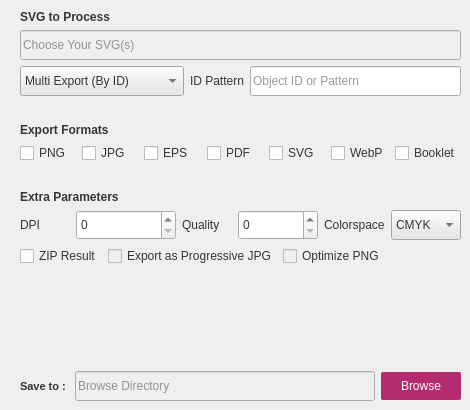
     <widget class="QWidget" name="MainSetting">
      <property name="styleSheet">
       <string notr="true">color: rgb(53, 53, 53);</string>
      </property>
      <attribute name="title">
       <string>Main Setting</string>
      </attribute>
      <widget class="QWidget" name="layoutWidget">
       <property name="geometry">
        <rect>
         <x>20</x>
         <y>10</y>
         <width>441</width>
         <height>391</height>
        </rect>
       </property>
       <layout class="QVBoxLayout" name="wrapper_main">
        <item>
         <spacer name="verticalSpacer">
          <property name="orientation">
           <enum>Qt::Vertical</enum>
          </property>
          <property name="sizeHint" stdset="0">
           <size>
            <width>17</width>
            <height>13</height>
           </size>
          </property>
         </spacer>
        </item>
        <item>
         <layout class="QVBoxLayout" name="wrapper_svg">
          <item>
           <widget class="QLabel" name="label_svgprocess">
            <property name="font">
             <font>
              <weight>75</weight>
              <bold>true</bold>
             </font>
            </property>
            <property name="styleSheet">
             <string notr="true">color: rgb(53, 53, 53);</string>
            </property>
            <property name="text">
             <string>SVG to Process</string>
            </property>
           </widget>
          </item>
          <item>
           <widget class="QLineEdit" name="field_svginput">
            <property name="enabled">
             <bool>false</bool>
            </property>
            <property name="minimumSize">
             <size>
              <width>0</width>
              <height>30</height>
             </size>
            </property>
            <property name="autoFillBackground">
             <bool>false</bool>
            </property>
            <property name="placeholderText">
             <string>Choose Your SVG(s)</string>
            </property>
           </widget>
          </item>
          <item>
           <layout class="QHBoxLayout" name="wrapper_idpattern">
            <item>
             <widget class="QComboBox" name="combo_export_mode">
              <property name="minimumSize">
               <size>
                <width>0</width>
                <height>30</height>
               </size>
              </property>
              <property name="palette">
               <palette>
                <active>
                 <colorrole role="WindowText">
                  <brush brushstyle="SolidPattern">
                   <color alpha="255">
                    <red>53</red>
                    <green>53</green>
                    <blue>53</blue>
                   </color>
                  </brush>
                 </colorrole>
                 <colorrole role="Button">
                  <brush brushstyle="SolidPattern">
                   <color alpha="255">
                    <red>229</red>
                    <green>229</green>
                    <blue>229</blue>
                   </color>
                  </brush>
                 </colorrole>
                 <colorrole role="Text">
                  <brush brushstyle="SolidPattern">
                   <color alpha="255">
                    <red>53</red>
                    <green>53</green>
                    <blue>53</blue>
                   </color>
                  </brush>
                 </colorrole>
                 <colorrole role="ButtonText">
                  <brush brushstyle="SolidPattern">
                   <color alpha="255">
                    <red>53</red>
                    <green>53</green>
                    <blue>53</blue>
                   </color>
                  </brush>
                 </colorrole>
                 <colorrole role="Base">
                  <brush brushstyle="SolidPattern">
                   <color alpha="255">
                    <red>229</red>
                    <green>229</green>
                    <blue>229</blue>
                   </color>
                  </brush>
                 </colorrole>
                 <colorrole role="Window">
                  <brush brushstyle="SolidPattern">
                   <color alpha="255">
                    <red>229</red>
                    <green>229</green>
                    <blue>229</blue>
                   </color>
                  </brush>
                 </colorrole>
                 <colorrole role="PlaceholderText">
                  <brush brushstyle="NoBrush">
                   <color alpha="128">
                    <red>53</red>
                    <green>53</green>
                    <blue>53</blue>
                   </color>
                  </brush>
                 </colorrole>
                </active>
                <inactive>
                 <colorrole role="WindowText">
                  <brush brushstyle="SolidPattern">
                   <color alpha="255">
                    <red>53</red>
                    <green>53</green>
                    <blue>53</blue>
                   </color>
                  </brush>
                 </colorrole>
                 <colorrole role="Button">
                  <brush brushstyle="SolidPattern">
                   <color alpha="255">
                    <red>229</red>
                    <green>229</green>
                    <blue>229</blue>
                   </color>
                  </brush>
                 </colorrole>
                 <colorrole role="Text">
                  <brush brushstyle="SolidPattern">
                   <color alpha="255">
                    <red>53</red>
                    <green>53</green>
                    <blue>53</blue>
                   </color>
                  </brush>
                 </colorrole>
                 <colorrole role="ButtonText">
                  <brush brushstyle="SolidPattern">
                   <color alpha="255">
                    <red>53</red>
                    <green>53</green>
                    <blue>53</blue>
                   </color>
                  </brush>
                 </colorrole>
                 <colorrole role="Base">
                  <brush brushstyle="SolidPattern">
                   <color alpha="255">
                    <red>229</red>
                    <green>229</green>
                    <blue>229</blue>
                   </color>
                  </brush>
                 </colorrole>
                 <colorrole role="Window">
                  <brush brushstyle="SolidPattern">
                   <color alpha="255">
                    <red>229</red>
                    <green>229</green>
                    <blue>229</blue>
                   </color>
                  </brush>
                 </colorrole>
                 <colorrole role="PlaceholderText">
                  <brush brushstyle="NoBrush">
                   <color alpha="128">
                    <red>53</red>
                    <green>53</green>
                    <blue>53</blue>
                   </color>
                  </brush>
                 </colorrole>
                </inactive>
                <disabled>
                 <colorrole role="WindowText">
                  <brush brushstyle="SolidPattern">
                   <color alpha="255">
                    <red>53</red>
                    <green>53</green>
                    <blue>53</blue>
                   </color>
                  </brush>
                 </colorrole>
                 <colorrole role="Button">
                  <brush brushstyle="SolidPattern">
                   <color alpha="255">
                    <red>229</red>
                    <green>229</green>
                    <blue>229</blue>
                   </color>
                  </brush>
                 </colorrole>
                 <colorrole role="Text">
                  <brush brushstyle="SolidPattern">
                   <color alpha="255">
                    <red>53</red>
                    <green>53</green>
                    <blue>53</blue>
                   </color>
                  </brush>
                 </colorrole>
                 <colorrole role="ButtonText">
                  <brush brushstyle="SolidPattern">
                   <color alpha="255">
                    <red>53</red>
                    <green>53</green>
                    <blue>53</blue>
                   </color>
                  </brush>
                 </colorrole>
                 <colorrole role="Base">
                  <brush brushstyle="SolidPattern">
                   <color alpha="255">
                    <red>229</red>
                    <green>229</green>
                    <blue>229</blue>
                   </color>
                  </brush>
                 </colorrole>
                 <colorrole role="Window">
                  <brush brushstyle="SolidPattern">
                   <color alpha="255">
                    <red>229</red>
                    <green>229</green>
                    <blue>229</blue>
                   </color>
                  </brush>
                 </colorrole>
                 <colorrole role="PlaceholderText">
                  <brush brushstyle="NoBrush">
                   <color alpha="128">
                    <red>53</red>
                    <green>53</green>
                    <blue>53</blue>
                   </color>
                  </brush>
                 </colorrole>
                </disabled>
               </palette>
              </property>
              <property name="font">
               <font>
                <stylestrategy>PreferDefault</stylestrategy>
               </font>
              </property>
              <property name="iconSize">
               <size>
                <width>16</width>
                <height>16</height>
               </size>
              </property>
              <item>
               <property name="text">
                <string>Multi Export (By ID)</string>
               </property>
              </item>
              <item>
               <property name="text">
                <string>Page Export (Without ID)</string>
               </property>
              </item>
             </widget>
            </item>
            <item>
             <widget class="QLabel" name="label_idpattern">
              <property name="styleSheet">
               <string notr="true">color: rgb(53, 53, 53);</string>
              </property>
              <property name="text">
               <string>ID Pattern</string>
              </property>
             </widget>
            </item>
            <item>
             <widget class="QLineEdit" name="field_pattern">
              <property name="minimumSize">
               <size>
                <width>0</width>
                <height>30</height>
               </size>
              </property>
              <property name="text">
               <string/>
              </property>
              <property name="placeholderText">
               <string>Object ID or Pattern</string>
              </property>
             </widget>
            </item>
           </layout>
          </item>
         </layout>
        </item>
        <item>
         <spacer name="verticalSpacer_2">
          <property name="orientation">
           <enum>Qt::Vertical</enum>
          </property>
          <property name="sizeHint" stdset="0">
           <size>
            <width>17</width>
            <height>150</height>
           </size>
          </property>
         </spacer>
        </item>
        <item>
         <layout class="QVBoxLayout" name="wrapper_exports">
          <item>
           <widget class="QLabel" name="label_exportformats">
            <property name="font">
             <font>
              <weight>75</weight>
              <bold>true</bold>
             </font>
            </property>
            <property name="styleSheet">
             <string notr="true">color: rgb(53, 53, 53);</string>
            </property>
            <property name="text">
             <string>Export Formats</string>
            </property>
           </widget>
          </item>
          <item>
           <layout class="QHBoxLayout" name="wrapper_exportcheckbox">
            <item>
             <widget class="QCheckBox" name="checkBox_PNG">
              <property name="text">
               <string>PNG</string>
              </property>
             </widget>
            </item>
            <item>
             <widget class="QCheckBox" name="checkBox_JPG">
              <property name="text">
               <string>JPG</string>
              </property>
             </widget>
            </item>
            <item>
             <widget class="QCheckBox" name="checkBox_EPS">
              <property name="text">
               <string>EPS</string>
              </property>
             </widget>
            </item>
            <item>
             <widget class="QCheckBox" name="checkBox_PDF">
              <property name="text">
               <string>PDF</string>
              </property>
             </widget>
            </item>
            <item>
             <widget class="QCheckBox" name="checkBox_SVG">
              <property name="text">
               <string>SVG</string>
              </property>
             </widget>
            </item>
            <item>
             <widget class="QCheckBox" name="checkBox_WEBP">
              <property name="text">
               <string>WebP</string>
              </property>
             </widget>
            </item>
            <item>
             <widget class="QCheckBox" name="checkBox_BOOK">
              <property name="text">
               <string>Booklet</string>
              </property>
             </widget>
            </item>
           </layout>
          </item>
         </layout>
        </item>
        <item>
         <spacer name="verticalSpacer_3">
          <property name="orientation">
           <enum>Qt::Vertical</enum>
          </property>
          <property name="sizeHint" stdset="0">
           <size>
            <width>17</width>
            <height>150</height>
           </size>
          </property>
         </spacer>
        </item>
        <item>
         <layout class="QVBoxLayout" name="wrapper_extraparams">
          <item>
           <widget class="QLabel" name="label_extraparams">
            <property name="font">
             <font>
              <weight>75</weight>
              <bold>true</bold>
             </font>
            </property>
            <property name="styleSheet">
             <string notr="true">color: rgb(53, 53, 53);</string>
            </property>
            <property name="text">
             <string>Extra Parameters</string>
            </property>
           </widget>
          </item>
          <item>
           <layout class="QHBoxLayout" name="wrapper_extramaparamsfield">
            <item>
             <widget class="QLabel" name="label_dpi">
              <property name="styleSheet">
               <string notr="true">color: rgb(53, 53, 53);</string>
              </property>
              <property name="text">
               <string>DPI</string>
              </property>
             </widget>
            </item>
            <item>
             <widget class="QSpinBox" name="field_dpi">
              <property name="minimumSize">
               <size>
                <width>100</width>
                <height>30</height>
               </size>
              </property>
              <property name="maximum">
               <number>200000</number>
              </property>
             </widget>
            </item>
            <item>
             <widget class="QLabel" name="label_quality">
              <property name="styleSheet">
               <string notr="true">color: rgb(53, 53, 53);</string>
              </property>
              <property name="text">
               <string>Quality</string>
              </property>
             </widget>
            </item>
            <item>
             <widget class="QSpinBox" name="field_quality">
              <property name="minimumSize">
               <size>
                <width>80</width>
                <height>30</height>
               </size>
              </property>
             </widget>
            </item>
            <item>
             <widget class="QLabel" name="label_colorspace">
              <property name="styleSheet">
               <string notr="true">color: rgb(53, 53, 53);</string>
              </property>
              <property name="text">
               <string>Colorspace</string>
              </property>
             </widget>
            </item>
            <item>
             <widget class="QComboBox" name="combo_colorspace">
              <property name="minimumSize">
               <size>
                <width>70</width>
                <height>30</height>
               </size>
              </property>
              <property name="palette">
               <palette>
                <active>
                 <colorrole role="WindowText">
                  <brush brushstyle="SolidPattern">
                   <color alpha="255">
                    <red>53</red>
                    <green>53</green>
                    <blue>53</blue>
                   </color>
                  </brush>
                 </colorrole>
                 <colorrole role="Button">
                  <brush brushstyle="SolidPattern">
                   <color alpha="255">
                    <red>229</red>
                    <green>229</green>
                    <blue>229</blue>
                   </color>
                  </brush>
                 </colorrole>
                 <colorrole role="Text">
                  <brush brushstyle="SolidPattern">
                   <color alpha="255">
                    <red>53</red>
                    <green>53</green>
                    <blue>53</blue>
                   </color>
                  </brush>
                 </colorrole>
                 <colorrole role="ButtonText">
                  <brush brushstyle="SolidPattern">
                   <color alpha="255">
                    <red>53</red>
                    <green>53</green>
                    <blue>53</blue>
                   </color>
                  </brush>
                 </colorrole>
                 <colorrole role="Base">
                  <brush brushstyle="SolidPattern">
                   <color alpha="255">
                    <red>229</red>
                    <green>229</green>
                    <blue>229</blue>
                   </color>
                  </brush>
                 </colorrole>
                 <colorrole role="Window">
                  <brush brushstyle="SolidPattern">
                   <color alpha="255">
                    <red>229</red>
                    <green>229</green>
                    <blue>229</blue>
                   </color>
                  </brush>
                 </colorrole>
                 <colorrole role="PlaceholderText">
                  <brush brushstyle="NoBrush">
                   <color alpha="128">
                    <red>53</red>
                    <green>53</green>
                    <blue>53</blue>
                   </color>
                  </brush>
                 </colorrole>
                </active>
                <inactive>
                 <colorrole role="WindowText">
                  <brush brushstyle="SolidPattern">
                   <color alpha="255">
                    <red>53</red>
                    <green>53</green>
                    <blue>53</blue>
                   </color>
                  </brush>
                 </colorrole>
                 <colorrole role="Button">
                  <brush brushstyle="SolidPattern">
                   <color alpha="255">
                    <red>229</red>
                    <green>229</green>
                    <blue>229</blue>
                   </color>
                  </brush>
                 </colorrole>
                 <colorrole role="Text">
                  <brush brushstyle="SolidPattern">
                   <color alpha="255">
                    <red>53</red>
                    <green>53</green>
                    <blue>53</blue>
                   </color>
                  </brush>
                 </colorrole>
                 <colorrole role="ButtonText">
                  <brush brushstyle="SolidPattern">
                   <color alpha="255">
                    <red>53</red>
                    <green>53</green>
                    <blue>53</blue>
                   </color>
                  </brush>
                 </colorrole>
                 <colorrole role="Base">
                  <brush brushstyle="SolidPattern">
                   <color alpha="255">
                    <red>229</red>
                    <green>229</green>
                    <blue>229</blue>
                   </color>
                  </brush>
                 </colorrole>
                 <colorrole role="Window">
                  <brush brushstyle="SolidPattern">
                   <color alpha="255">
                    <red>229</red>
                    <green>229</green>
                    <blue>229</blue>
                   </color>
                  </brush>
                 </colorrole>
                 <colorrole role="PlaceholderText">
                  <brush brushstyle="NoBrush">
                   <color alpha="128">
                    <red>53</red>
                    <green>53</green>
                    <blue>53</blue>
                   </color>
                  </brush>
                 </colorrole>
                </inactive>
                <disabled>
                 <colorrole role="WindowText">
                  <brush brushstyle="SolidPattern">
                   <color alpha="255">
                    <red>53</red>
                    <green>53</green>
                    <blue>53</blue>
                   </color>
                  </brush>
                 </colorrole>
                 <colorrole role="Button">
                  <brush brushstyle="SolidPattern">
                   <color alpha="255">
                    <red>229</red>
                    <green>229</green>
                    <blue>229</blue>
                   </color>
                  </brush>
                 </colorrole>
                 <colorrole role="Text">
                  <brush brushstyle="SolidPattern">
                   <color alpha="255">
                    <red>53</red>
                    <green>53</green>
                    <blue>53</blue>
                   </color>
                  </brush>
                 </colorrole>
                 <colorrole role="ButtonText">
                  <brush brushstyle="SolidPattern">
                   <color alpha="255">
                    <red>53</red>
                    <green>53</green>
                    <blue>53</blue>
                   </color>
                  </brush>
                 </colorrole>
                 <colorrole role="Base">
                  <brush brushstyle="SolidPattern">
                   <color alpha="255">
                    <red>229</red>
                    <green>229</green>
                    <blue>229</blue>
                   </color>
                  </brush>
                 </colorrole>
                 <colorrole role="Window">
                  <brush brushstyle="SolidPattern">
                   <color alpha="255">
                    <red>229</red>
                    <green>229</green>
                    <blue>229</blue>
                   </color>
                  </brush>
                 </colorrole>
                 <colorrole role="PlaceholderText">
                  <brush brushstyle="NoBrush">
                   <color alpha="128">
                    <red>53</red>
                    <green>53</green>
                    <blue>53</blue>
                   </color>
                  </brush>
                 </colorrole>
                </disabled>
               </palette>
              </property>
              <property name="currentIndex">
               <number>0</number>
              </property>
              <property name="maxVisibleItems">
               <number>2</number>
              </property>
              <item>
               <property name="text">
                <string>CMYK</string>
               </property>
              </item>
              <item>
               <property name="text">
                <string>RGB</string>
               </property>
              </item>
             </widget>
            </item>
           </layout>
          </item>
          <item>
           <layout class="QHBoxLayout" name="wrapper_exportcheckbox2">
            <item>
             <widget class="QCheckBox" name="checkBox_ZIP">
              <property name="styleSheet">
               <string notr="true">color: rgb(53, 53, 53);</string>
              </property>
              <property name="text">
               <string>ZIP Result</string>
              </property>
             </widget>
            </item>
            <item>
             <widget class="QCheckBox" name="checkBox_JPGProgressive">
              <property name="enabled">
               <bool>false</bool>
              </property>
              <property name="text">
               <string>Export as Progressive JPG</string>
              </property>
              <property name="checked">
               <bool>false</bool>
              </property>
             </widget>
            </item>
            <item>
             <widget class="QCheckBox" name="checkBox_Optimize_PNG">
              <property name="enabled">
               <bool>false</bool>
              </property>
              <property name="text">
               <string>Optimize PNG</string>
              </property>
              <property name="checked">
               <bool>false</bool>
              </property>
             </widget>
            </item>
            <item>
             <spacer name="horizontalSpacer">
              <property name="orientation">
               <enum>Qt::Horizontal</enum>
              </property>
              <property name="sizeHint" stdset="0">
               <size>
                <width>60</width>
                <height>20</height>
               </size>
              </property>
             </spacer>
            </item>
           </layout>
          </item>
         </layout>
        </item>
        <item>
         <spacer name="verticalSpacer_4">
          <property name="orientation">
           <enum>Qt::Vertical</enum>
          </property>
          <property name="sizeHint" stdset="0">
           <size>
            <width>17</width>
            <height>228</height>
           </size>
          </property>
         </spacer>
        </item>
        <item>
         <layout class="QHBoxLayout" name="wrapper_zips">
          <item>
           <layout class="QHBoxLayout" name="wrapper_saveto">
            <item>
             <widget class="QLabel" name="label_saveto">
              <property name="font">
               <font>
                <pointsize>8</pointsize>
                <weight>75</weight>
                <bold>true</bold>
               </font>
              </property>
              <property name="styleSheet">
               <string notr="true">color: rgb(53, 53, 53);</string>
              </property>
              <property name="text">
               <string>Save to : </string>
              </property>
             </widget>
            </item>
            <item>
             <widget class="QLineEdit" name="field_exportdir">
              <property name="enabled">
               <bool>false</bool>
              </property>
              <property name="minimumSize">
               <size>
                <width>65</width>
                <height>30</height>
               </size>
              </property>
              <property name="styleSheet">
               <string notr="true">color: rgb(53, 53, 53);</string>
              </property>
              <property name="readOnly">
               <bool>false</bool>
              </property>
              <property name="placeholderText">
               <string>Browse Directory</string>
              </property>
             </widget>
            </item>
            <item>
             <widget class="QPushButton" name="btn_browse_outputdir">
              <property name="minimumSize">
               <size>
                <width>80</width>
                <height>28</height>
               </size>
              </property>
              <property name="styleSheet">
               <string notr="true">QPushButton{
color: #fff;
background-color: #b42b6f;
border:0px solid;
border-radius: 2px;
}

QPushButton::hover{;
color: #fff;
background-color: rgb(206, 49, 128);
border:none;
}</string>
              </property>
              <property name="text">
               <string>Browse</string>
              </property>
             </widget>
            </item>
           </layout>
          </item>
         </layout>
        </item>
       </layout>
      </widget>
     </widget>
